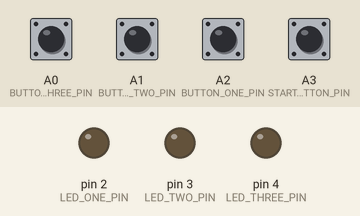
Bench run of a sketch on a simulated Arduino Uno, built with avr-gcc and run on an emulated ATmega328P. Shown: output pins drawn as LEDs (lit = HIGH). Dashed ring = blinking. Inputs (shaded band) come from the test bench; at power-on: A0 (BUTTON_THREE_PIN), A1 (BUTTON_TWO_PIN), A2 (BUTTON_ONE_PIN), A3 (START_GAME_BUTTON_PIN) LOW. Random numbers use the default seed unless the sketch sets one.

Above: at 1.2 s.
1.3 s: A3 (START_GAME_BUTTON_PIN) pulled HIGH for 0.15 s
At 2.1 s:
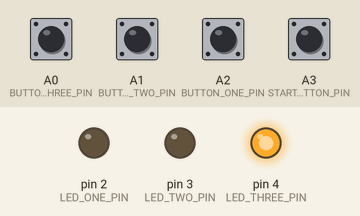
3.8 s: A0 (BUTTON_THREE_PIN) pulled HIGH for 0.15 s
At 6.8 s:
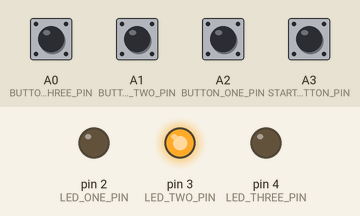
6.9 s: A2 (BUTTON_ONE_PIN) pulled HIGH for 1 s
At 8.35 s:
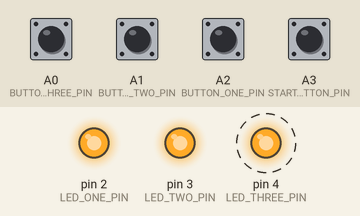
Timing chart, 0 to 11.0 s (numbered marks = the images above; inputs shaded):
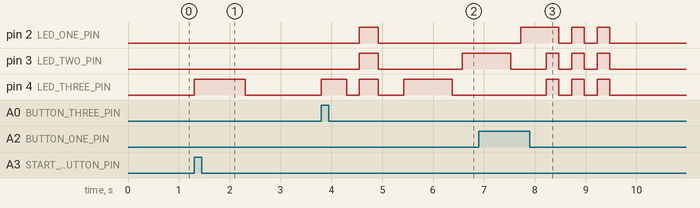

Measured:
- after the input at 1.3 s, pin 4 (LED_THREE_PIN): LOW → HIGH at once, → LOW 1.0 s later
- after the input at 3.8 s, pin 2 (LED_ONE_PIN): LOW → HIGH after 0.75 s, → LOW 0.38 s later; pin 3 (LED_TWO_PIN): LOW → HIGH after 0.75 s, → LOW 0.38 s later, → HIGH 1.7 s later; pin 4 (LED_THREE_PIN): goes HIGH 0.50 s, LOW 0.25 s, HIGH 0.38 s, LOW 0.50 s, HIGH 0.95 s, then LOW, starting at once
- after the input at 6.9 s, pin 2 (LED_ONE_PIN): LOW → HIGH after 0.83 s, then repeats every 0.50 s: LOW 0.25 s, HIGH 0.25 s, until it stays LOW from 9.5 s; pin 4 (LED_THREE_PIN): alternates HIGH for 0.25 s and LOW for 0.25 s, 6 changes in all, then stays LOW, starting after 1.3 s

The sketch:

simon.ino
```cpp
constexpr uint8_t BUTTON_ONE_PIN = A2;
constexpr uint8_t BUTTON_TWO_PIN = A1;
constexpr uint8_t BUTTON_THREE_PIN = A0;
constexpr uint8_t START_GAME_BUTTON_PIN = A3;

constexpr uint8_t LED_ONE_PIN = 2;
constexpr uint8_t LED_TWO_PIN = 3;
constexpr uint8_t LED_THREE_PIN = 4;

struct ReadSequenceResult {
  int level;
  int velocity;
};


void setup() {
  pinMode(BUTTON_ONE_PIN, INPUT);
  pinMode(BUTTON_TWO_PIN, INPUT);
  pinMode(BUTTON_THREE_PIN, INPUT);
  pinMode(START_GAME_BUTTON_PIN, INPUT);

  pinMode(LED_ONE_PIN, OUTPUT);
  pinMode(LED_TWO_PIN, OUTPUT);
  pinMode(LED_THREE_PIN, OUTPUT);

  set_all_leds(LOW);
  Serial.begin(9600);
}

constexpr int MAX_LEVEL = 100;
constexpr int DEFAULT_VELOCITY = 1000;
constexpr int DEFAULT_LEVEL = 1;

void loop() {
  uint8_t sequence[MAX_LEVEL] = { 0 };
  int velocity = DEFAULT_VELOCITY;
  int level = DEFAULT_LEVEL;

  while (true) {
    if (level == DEFAULT_LEVEL) {
      generate_sequence(sequence);
    }
    if (digitalRead(START_GAME_BUTTON_PIN) == HIGH || level != 1) {
      // don't check for going over the max level limit here, it's handled in right_sequence()
      show_sequence(sequence, level, velocity);
      ReadSequenceResult res = read_sequence(sequence, level, velocity);
      level = res.level;
      velocity = res.velocity;
    }
  }
}

void set_all_leds(const uint8_t state) {
  digitalWrite(LED_ONE_PIN, state);
  digitalWrite(LED_TWO_PIN, state);
  digitalWrite(LED_THREE_PIN, state);
}

void generate_sequence(uint8_t sequence[]) {
  randomSeed(millis());
  for (int i = 0; i < MAX_LEVEL; i += 1) {
    sequence[i] = random(LED_ONE_PIN, LED_THREE_PIN + 1);
  }
}

void show_sequence(const uint8_t sequence[], const int level, const int velocity) {
  set_all_leds(LOW);
  for (int i = 0; i < level; i += 1) {
    const int pin_to_flash = sequence[i];
    digitalWrite(pin_to_flash, HIGH);
    delay(velocity);
    digitalWrite(pin_to_flash, LOW);
    delay(200);
  }
}


ReadSequenceResult
read_sequence(const uint8_t sequence[], const int level, const int velocity) {
  for (int i = 0; i < level; i += 1) {
    while (true) {
      int chosen_led = check_buttons();
      if (chosen_led < 0) {
        continue;
      }
      digitalWrite(chosen_led, HIGH);
      delay(500);
      if (chosen_led == sequence[i]) {
        digitalWrite(chosen_led, LOW);
        break;
      }
      return wrong_sequence();
    }
  }
  return right_sequence(level, velocity);
}

ReadSequenceResult wrong_sequence() {
  for (int i = 0; i < 3; i += 1) {
    set_all_leds(HIGH);
    delay(250);
    set_all_leds(LOW);
    delay(250);
  }

  return ReadSequenceResult{ .level = DEFAULT_LEVEL, .velocity = DEFAULT_VELOCITY };
}

ReadSequenceResult right_sequence(const int level, const int velocity) {
  set_all_leds(LOW);
  delay(250);
  set_all_leds(HIGH);
  delay(375);
  set_all_leds(LOW);
  delay(500);
  int new_level = level;
  if (level < MAX_LEVEL) {
    new_level += 1;
  }
  return ReadSequenceResult{ .level = new_level, .velocity = velocity - 50 };
}

// returns -1 to indicate no buttons were pressed
int check_buttons() {
  if (digitalRead(BUTTON_ONE_PIN) == HIGH) {
    return LED_ONE_PIN;
  }
  if (digitalRead(BUTTON_TWO_PIN) == HIGH) {
    return LED_TWO_PIN;
  }
  if (digitalRead(BUTTON_THREE_PIN) == HIGH) {
    return LED_THREE_PIN;
  }
  return -1;
}
```
